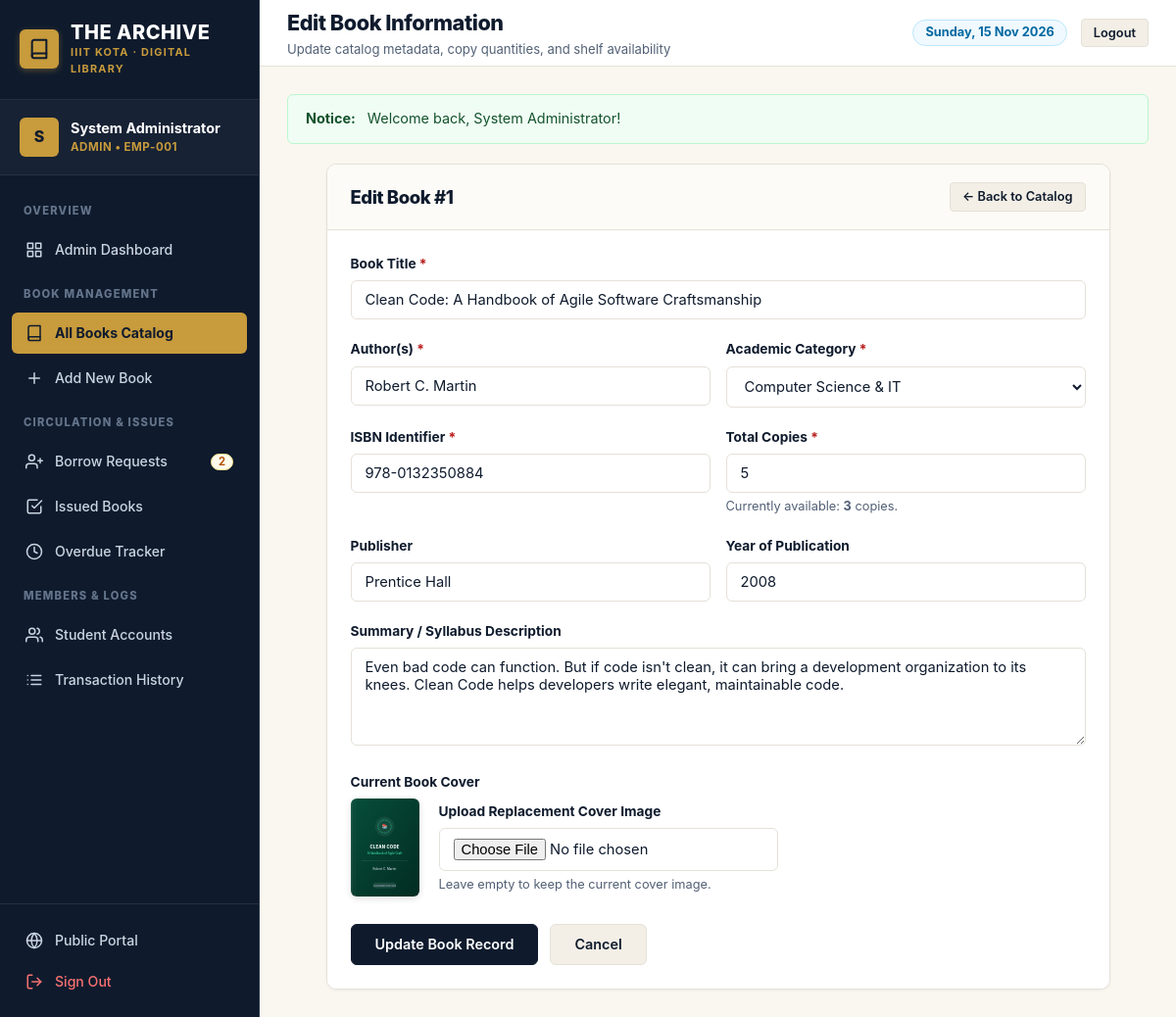
Screenshot of /admin/edit_book.php?id=1 (signed in) with the database file from the repository.
### tables this page shows
CREATE TABLE `books` (
  `id` INT AUTO_INCREMENT PRIMARY KEY,
  `isbn` VARCHAR(30) NOT NULL UNIQUE,
  `title` VARCHAR(255) NOT NULL,
  `author` VARCHAR(255) NOT NULL,
  `category_id` INT NOT NULL,
  `publisher` VARCHAR(255) DEFAULT NULL,
  `publication_year` INT DEFAULT NULL,
  `total_copies` INT NOT NULL DEFAULT 1,
  `available_copies` INT NOT NULL DEFAULT 1,
  `description` TEXT DEFAULT NULL,
  `cover_image` VARCHAR(255) DEFAULT NULL,
  `created_at` TIMESTAMP DEFAULT CURRENT_TIMESTAMP,
  `updated_at` TIMESTAMP DEFAULT CURRENT_TIMESTAMP ON UPDATE CURRENT_TIMESTAMP,
  CONSTRAINT `fk_books_category` FOREIGN KEY (`category_id`) REFERENCES `categories` (`id`) ON DELETE RESTRICT ON UPDATE CASCADE
);

CREATE TABLE `categories` (
  `id` INT AUTO_INCREMENT PRIMARY KEY,
  `name` VARCHAR(100) NOT NULL UNIQUE,
  `description` TEXT DEFAULT NULL,
  `created_at` TIMESTAMP DEFAULT CURRENT_TIMESTAMP
);

### config/database.php (called while the page is built, shortened)
<?php
function e($value) {
    return htmlspecialchars($value ?? '', ENT_QUOTES, 'UTF-8');
}

### admin/edit_book.php (the view, shortened to what this page needs)
<?php
require_once __DIR__ . '/../config/database.php';
$conn = get_db_connection();
$book_id = (int)($_GET['id'] ?? 0);
$stmt = $conn->prepare("SELECT * FROM books WHERE id = ? LIMIT 1");
$stmt->bind_param("i", $book_id);
$stmt->execute();
$result = $stmt->get_result();
$book = $result->fetch_assoc();
$categories = [];
$cat_res = $conn->query("SELECT * FROM categories ORDER BY name ASC");
if ($cat_res) {
    while ($row = $cat_res->fetch_assoc()) {
        $categories[] = $row;
    }
}
require __DIR__ . '/../includes/header.php';
$cover_path = '../assets/images/covers/default_book.svg';
if (!empty($book['cover_image']) && file_exists(__DIR__ . '/../assets/images/covers/' . $book['cover_image'])) {
    $cover_path = '../assets/images/covers/' . $book['cover_image'];
}
?>
<div class="content-card" style="max-width: 800px; margin: 0 auto;">
  <div class="card-header">
    <h2>Edit Book #<?= $book['id'] ?></h2>
    <a href="manage_books.php" class="btn btn-sm btn-secondary">&larr; Back to Catalog</a>
  </div>
  <div class="card-body">
    <form method="POST" action="edit_book.php?id=<?= $book['id'] ?>" enctype="multipart/form-data">
      <div class="form-group">
        <label class="form-label" for="title">Book Title <span class="required">*</span></label>
        <input
          type="text"
          id="title"
          name="title"
          class="form-control"
          value="<?= e($book['title']) ?>"
          required
        >
      </div>
      <div class="form-row">
        <div class="form-group">
          <label class="form-label" for="author">Author(s) <span class="required">*</span></label>
          <input
            type="text"
            id="author"
            name="author"
            class="form-control"
            value="<?= e($book['author']) ?>"
            required
          >
        </div>
        <div class="form-group">
          <label class="form-label" for="category_id">Academic Category <span class="required">*</span></label>
          <select id="category_id" name="category_id" class="form-control" required>
            <?php foreach ($categories as $cat): ?>
              <option value="<?= $cat['id'] ?>" <?= ($book['category_id'] == $cat['id']) ? 'selected' : '' ?>>
                <?= e($cat['name']) ?>
              </option>
            <?php endforeach; ?>
          </select>
        </div>
      </div>
      <div class="form-row">
        <div class="form-group">
          <label class="form-label" for="isbn">ISBN Identifier <span class="required">*</span></label>
          <input
            type="text"
            id="isbn"
            name="isbn"
            class="form-control"
            value="<?= e($book['isbn']) ?>"
            required
          >
        </div>
        <div class="form-group">
          <label class="form-label" for="total_copies">Total Copies <span class="required">*</span></label>
          <input
            type="number"
            id="total_copies"
            name="total_copies"
            class="form-control"
            min="1"
            value="<?= (int)$book['total_copies'] ?>"
            required
          >
          <div class="form-help">Currently available: <strong><?= (int)$book['available_copies'] ?></strong> copies.</div>
        </div>
      </div>
      <div class="form-row">
        <div class="form-group">
          <label class="form-label" for="publisher">Publisher</label>
          <input
            type="text"
            id="publisher"
            name="publisher"
            class="form-control"
            value="<?= e($book['publisher']) ?>"
          >
        </div>
        <div class="form-group">
          <label class="form-label" for="publication_year">Year of Publication</label>
          <input
            type="number"
            id="publication_year"
            name="publication_year"
            class="form-control"
            value="<?= (int)$book['publication_year'] ?>"
          >
        </div>
      </div>
      <div class="form-group">
        <label class="form-label" for="description">Summary / Syllabus Description</label>
        <textarea
          id="description"
          name="description"
          class="form-control"
          rows="4"
        ><?= e($book['description']) ?></textarea>
      </div>
      <div class="form-group">
        <label class="form-label">Current Book Cover</label>
        <div style="display: flex; align-items: center; gap: 20px; margin-bottom: 12px;">
          <img src="<?= e($cover_path) ?>" alt="Cover" style="width: 70px; height: 100px; object-fit: cover; border-radius: 6px; box-shadow: 0 2px 6px rgba(0,0,0,0.15);">
          <div>
            <label class="form-label" for="cover_image">Upload Replacement Cover Image</label>
            <input
              type="file"
              id="cover_image"
              name="cover_image"
              class="form-control"
              accept=".jpg,.jpeg,.png,.webp,.svg"
            >
            <div class="form-help">Leave empty to keep the current cover image.</div>
          </div>
        </div>
      </div>
      <div style="display: flex; gap: 12px; margin-top: 28px;">
        <button type="submit" class="btn btn-primary" style="padding: 11px 24px;">
          Update Book Record
        </button>
        <a href="manage_books.php" class="btn btn-secondary" style="padding: 11px 24px;">
          Cancel
        </a>
      </div>
    </form>
  </div>
</div>
<?php require __DIR__ . '/../includes/footer.php'; ?>

### assets/css/style.css (style rules this page uses)
:root { --navy-deep: #0f1b2d; --navy-navbar: #0f1b2d; --navy-sidebar: #0f1b2d; --navy-hover: #1b2d47; --navy-subtle: #162438; --gold-muted: #c89b3c; --gold-hover: #b5882a; --gold-light: #fdfaf3; --gold-badge: #d4ae58; --gold-border: #e8d3a0; --bg-main: #FAF7F0; --bg-body: #FAF7F0; --bg-card: #FFFFFF; --bg-subtle: #F3EFE6; --bg-table-header: #F6F2E9; --border-color: #E5E1D8; --border-subtle: #ECE8DF; --border-focus: #c89b3c; --text-heading: #0f1b2d; --text-main: #0f1b2d; --text-secondary: #526075; --text-muted: #64748b; --text-light: #94a3b8; --text-white: #ffffff; --success: #15803d; --success-bg: #f0fdf4; --success-border: #bbf7d0; --warning: #b45309; --warning-bg: #fffbeb; --warning-border: #fde68a; --danger: #b91c1c; --danger-bg: #fef2f2; --danger-border: #fecaca; --info: #0369a1; --info-bg: #f0f9ff; --info-border: #bae6fd; --shadow-sm: 0 1px 3px rgba(15, 27, 45, 0.05); --shadow-md: 0 4px 10px rgba(15, 27, 45, 0.07); --shadow-lg: 0 10px 22px rgba(15, 27, 45, 0.09); --shadow-xl: 0 20px 30px rgba(15, 27, 45, 0.12); --radius-sm: 6px; --radius-md: 10px; --radius-lg: 16px; --radius-full: 9999px; --transition: all 0.2s cubic-bezier(0.4, 0, 0.2, 1); --font-sans: -apple-system, BlinkMacSystemFont, "Segoe UI", Roboto, "Helvetica Neue", Arial, sans-serif; }
*, *::before, *::after { box-sizing: border-box; margin: 0; padding: 0; }
html { font-size: 16px; scroll-behavior: smooth; }
body { font-family: var(--font-sans); background-color: var(--bg-main); color: var(--text-main); line-height: 1.55; -webkit-font-smoothing: antialiased; min-height: 100vh; display: flex; flex-direction: column; }
h1, h2, h3, h4, h5, h6 { color: var(--text-heading); font-weight: 700; letter-spacing: -0.02em; }
a { color: var(--navy-deep); text-decoration: none; transition: var(--transition); }
img { max-width: 100%; height: auto; display: block; }
.btn { display: inline-flex; align-items: center; justify-content: center; gap: 8px; padding: 9px 18px; font-size: 0.9rem; font-weight: 600; border-radius: var(--radius-sm); cursor: pointer; border: 1px solid transparent; transition: var(--transition); text-decoration: none; font-family: inherit; line-height: 1.25; }
.btn-primary { background-color: var(--navy-deep); color: var(--text-white); border-color: var(--navy-deep); }
.btn-secondary { background-color: var(--bg-subtle); color: var(--navy-deep); border-color: var(--border-color); }
.btn-sm { padding: 6px 12px; font-size: 0.8rem; border-radius: 4px; }
.content-card { background: var(--bg-card); border: 1px solid var(--border-color); border-radius: var(--radius-md); box-shadow: var(--shadow-sm); overflow: hidden; margin-bottom: 28px; }
.card-header { padding: 18px 24px; border-bottom: 1px solid var(--border-color); display: flex; align-items: center; justify-content: space-between; flex-wrap: wrap; gap: 12px; background: #fdfbf7; }
.card-header h2, .card-header h3 { font-size: 1.15rem; font-weight: 800; color: var(--text-heading); }
.card-body { padding: 24px; background: var(--bg-card); }
.form-group { margin-bottom: 20px; }
.form-label { display: block; font-size: 0.86rem; font-weight: 700; color: var(--text-heading); margin-bottom: 6px; }
.form-label .required { color: var(--danger); }
.form-control { width: 100%; padding: 10px 14px; font-size: 0.92rem; font-family: inherit; color: var(--text-main); background-color: #ffffff; border: 1px solid var(--border-color); border-radius: var(--radius-sm); transition: var(--transition); }
textarea.form-control { resize: vertical; min-height: 100px; }
.form-row { display: grid; grid-template-columns: repeat(auto-fit, minmax(220px, 1fr)); gap: 16px; }
.form-help { font-size: 0.8rem; color: var(--text-secondary); margin-top: 4px; }

### rows the page displays
books: id "1", title "Clean Code: A Handbook of Agile Software Craftsmanship", author "Robert C. Martin", category_id "Computer Science & IT", isbn "978-0132350884", total_copies "5", available_copies "3", publisher "Prentice Hall", publication_year "2008", description "Even bad code can function. But if code isn't clean, it can bring a development organization to its knees. Clean Code helps developers write elegant, maintainable code.", cover_image (picture)

### other values shown
substr($user['full_name'] ?? 'U', 0, 1) "S"
$user['full_name'] "System Administrator"
$user['role'] "ADMIN"
$user['student_id'] "EMP-001"
$pending_requests_count "2"
$header_title "Edit Book Information"
$header_subtitle "Update catalog metadata, copy quantities, and shelf availability"
$message "Welcome back, System Administrator!"
